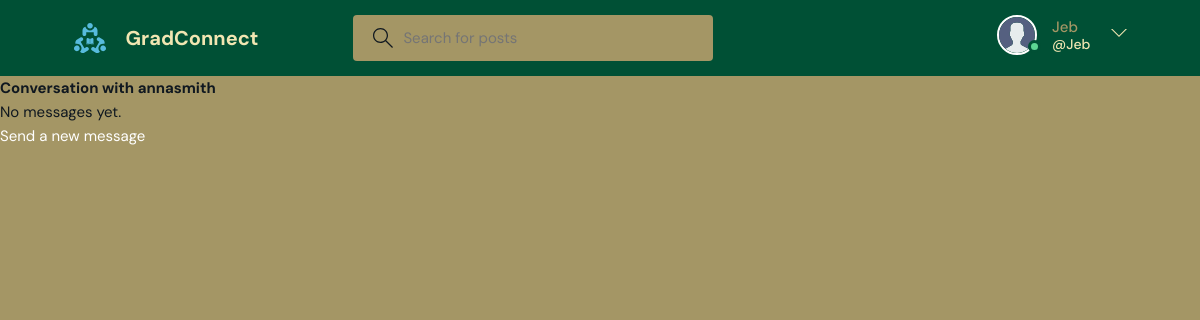
The page /view_message/11/ (signed in) on the database as committed earlier.
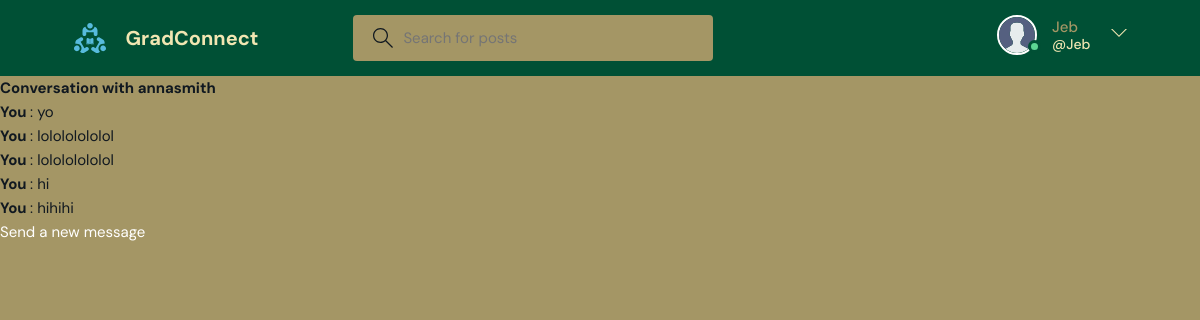
The same page on the database as committed later.
### base/models.py (models this page shows, shortened)
class DirectMessage(models.Model):
    sender = models.ForeignKey(User, related_name='sent_messages', on_delete=models.CASCADE)
    recipient = models.ForeignKey(User, related_name='received_messages', on_delete=models.CASCADE)
    body = models.TextField()
    created_at = models.DateTimeField(auto_now_add=True)
    class Meta:
        ordering = ['-created_at']
    def __str__(self):
        return " "

### base/views.py (the view)
# urls.py: path('view_message/<int:recipient_id>/', views.view_direct_message_with_recipient, name='view_direct_message_with_recipient'),
@login_required
def view_direct_message_with_recipient(request, recipient_id):
    messages = DirectMessage.objects.filter(
        (Q(sender=request.user) & Q(recipient_id=recipient_id)) |
        (Q(sender_id=recipient_id) & Q(recipient=request.user))
    ).order_by('created_at')
    recipient = User.objects.get(id=recipient_id)
    return render(request, 'base/view_direct_message_with_recipient.html', {
        'messages': messages,
        'recipient_id': recipient_id,
        'recipient': recipient,  # Pass the recipient object to the template
    })

### base/templates/base/view_direct_message_with_recipient.html
{% extends 'main.html' %}
{% block content %}
  <h2 class="conversation-heading">Conversation with {{ recipient.username }}</h2>
  {% if messages %}
    <ul>
      {% for message in messages %}
        <li>
          <strong>
            {% if message.sender == request.user %}
              You
            {% else %}
              {{ message.sender.username }}
            {% endif %}
          </strong>: {{ message.body }}
        </li>
      {% endfor %}
    </ul>
  {% else %}
    <p>No messages yet.</p>
  {% endif %}
  <p><a href="{% url 'send_direct_message' recipient_id=recipient.id %}">Send a new message</a></p>
{% endblock content %}

Rows that differ between the two databases and show on the page:
added DirectMessage: shows "You", body "yo"
added DirectMessage: shows "You", body "lolololololol"
added DirectMessage: shows "You", body "lolololololol"
added DirectMessage: shows "You", body "hi"
added DirectMessage: shows "You", body "hihihi"
Other text that changed with them:
text no longer shown: "No messages yet."
